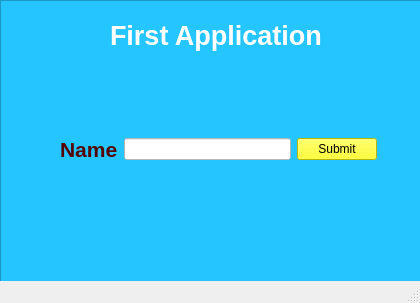
<?xml version="1.0" encoding="UTF-8"?>
<ui version="4.0">
 <class>MainWindow</class>
 <widget class="QMainWindow" name="MainWindow">
  <property name="geometry">
   <rect>
    <x>0</x>
    <y>0</y>
    <width>420</width>
    <height>303</height>
   </rect>
  </property>
  <property name="windowTitle">
   <string>MainWindow</string>
  </property>
  <widget class="QWidget" name="centralwidget">
   <widget class="QFrame" name="frame">
    <property name="geometry">
     <rect>
      <x>0</x>
      <y>0</y>
      <width>731</width>
      <height>491</height>
     </rect>
    </property>
    <property name="font">
     <font>
      <pointsize>16</pointsize>
      <weight>75</weight>
      <bold>true</bold>
     </font>
    </property>
    <property name="styleSheet">
     <string notr="true">background-color: rgb(37, 197, 255);</string>
    </property>
    <property name="frameShape">
     <enum>QFrame::StyledPanel</enum>
    </property>
    <property name="frameShadow">
     <enum>QFrame::Raised</enum>
    </property>
    <widget class="QLabel" name="label_2">
     <property name="geometry">
      <rect>
       <x>110</x>
       <y>20</y>
       <width>241</width>
       <height>31</height>
      </rect>
     </property>
     <property name="font">
      <font>
       <pointsize>20</pointsize>
       <weight>75</weight>
       <bold>true</bold>
      </font>
     </property>
     <property name="styleSheet">
      <string notr="true">color: rgb(255, 255, 255);</string>
     </property>
     <property name="text">
      <string>First Application</string>
     </property>
    </widget>
    <widget class="QWidget" name="layoutWidget">
     <property name="geometry">
      <rect>
       <x>60</x>
       <y>100</y>
       <width>317</width>
       <height>99</height>
      </rect>
     </property>
     <layout class="QGridLayout" name="gridLayout">
      <item row="0" column="2">
       <widget class="QPushButton" name="submitB">
        <property name="styleSheet">
         <string notr="true">background-color: rgb(255, 255, 0);</string>
        </property>
        <property name="text">
         <string>Submit</string>
        </property>
       </widget>
      </item>
      <item row="0" column="0">
       <widget class="QLabel" name="label">
        <property name="font">
         <font>
          <pointsize>16</pointsize>
          <weight>75</weight>
          <bold>true</bold>
         </font>
        </property>
        <property name="styleSheet">
         <string notr="true">color: rgb(255, 255, 255);
color: rgb(85, 0, 0);</string>
        </property>
        <property name="text">
         <string>Name</string>
        </property>
       </widget>
      </item>
      <item row="0" column="1">
       <widget class="QLineEdit" name="lineEdit">
        <property name="styleSheet">
         <string notr="true">background-color: rgb(255, 255, 255);</string>
        </property>
       </widget>
      </item>
     </layout>
    </widget>
    <widget class="QLabel" name="label_3">
     <property name="geometry">
      <rect>
       <x>60</x>
       <y>220</y>
       <width>301</width>
       <height>41</height>
      </rect>
     </property>
     <property name="font">
      <font>
       <pointsize>16</pointsize>
       <weight>75</weight>
       <bold>true</bold>
      </font>
     </property>
     <property name="styleSheet">
      <string notr="true">color: rgb(255, 255, 255);</string>
     </property>
     <property name="text">
      <string/>
     </property>
     <property name="alignment">
      <set>Qt::AlignCenter</set>
     </property>
    </widget>
   </widget>
  </widget>
  <widget class="QStatusBar" name="statusbar"/>
 </widget>
 <resources/>
 <connections/>
</ui>
